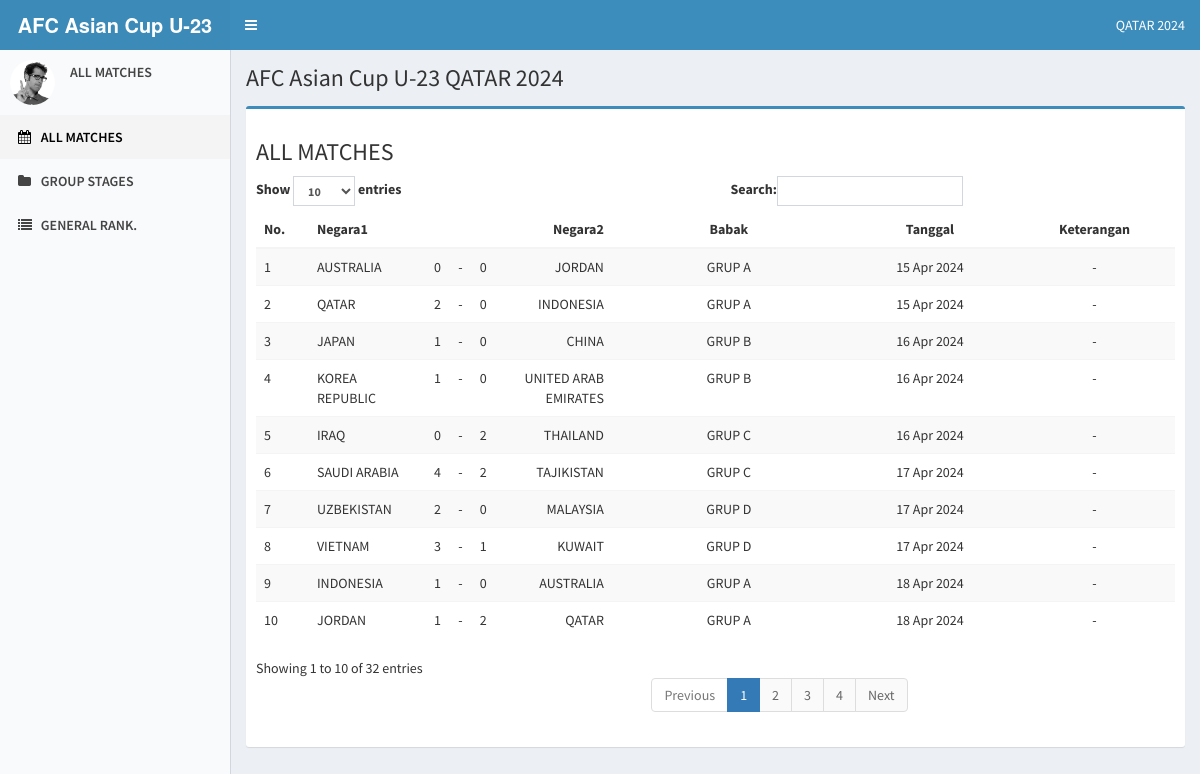
/index.php/pildun, run on the app's committed database.
### tables this page shows
CREATE TABLE IF NOT EXISTS `event` (
  `id` int NOT NULL AUTO_INCREMENT,
  `nama` varchar(200) NOT NULL,
  `nama2` varchar(200) NOT NULL,
  `nama3` varchar(10) NOT NULL,
  `winner` varchar(3) NOT NULL,
  PRIMARY KEY (`id`)
);

CREATE TABLE IF NOT EXISTS `pertandingan` (
  `id` int NOT NULL AUTO_INCREMENT,
  `negara1` char(3) NOT NULL,
  `skor1` int NOT NULL,
  `skor2` int NOT NULL,
  `negara2` char(3) NOT NULL,
  `babak` varchar(50) NOT NULL,
  `tanggal` date NOT NULL,
  `keterangan` varchar(50) NOT NULL DEFAULT '-',
  `event_id` int NOT NULL DEFAULT '0',
  PRIMARY KEY (`id`),
  UNIQUE KEY `negara1_negara2_event` (`negara1`,`negara2`,`event_id`,`tanggal`) USING BTREE
);

CREATE TABLE IF NOT EXISTS `negara` (
  `id` int NOT NULL AUTO_INCREMENT,
  `kode` varchar(3) NOT NULL,
  `negara` varchar(50) NOT NULL,
  `konfederasi` varchar(50) NOT NULL,
  `grup` char(1) NOT NULL,
  PRIMARY KEY (`id`),
  UNIQUE KEY `kode_negara` (`kode`)
);

### application/controllers/Pildun.php (called while the page is built, shortened)
<?php
class Pildun extends CI_Controller {
	public function __construct()
	{
		$this->load->model('M_pildun');
	}
	public function index()
	{
	    $data['event_name'] = $this->M_pildun->event()->row_array();
		$data['allm'] = $this->M_pildun->all_match()->result();
		$this->load->view('crud/pildun',$data);
	}
}

### index.php (called while the page is built, shortened)
<?php
require_once BASEPATH.'core/CodeIgniter.php';

### application/helpers/project_helper.php (called while the page is built, shortened)
<?php
	function get_event_id(){
	    return 7;
	}

### application/models/M_pildun.php (called while the page is built, shortened)
<?php
	class M_pildun extends CI_Model{
	    public function event($event_id=''){
	        if(empty($event_id)){
	            $event_id=get_event_id();
	        }
	        $res = $this->db->query("SELECT * FROM event WHERE id='$event_id'");
			return $res;
	    }
		public function all_match($event_id=''){
	        if(empty($event_id)){
	            $event_id=get_event_id();
	        }
			$res = $this->db->query("SELECT b.negara AS negara1,a.skor1,a.skor2,c.negara AS negara2,a.babak,a.tanggal,a.keterangan FROM pertandingan a LEFT JOIN negara b ON a.negara1=b.kode LEFT JOIN negara c ON a.negara2=c.kode WHERE a.event_id='$event_id'");
			return $res;
		}
	}

### application/views/crud/pildun.php (the view, shortened to what this page needs)
<!DOCTYPE html>
<html>
<head>
	<link rel="stylesheet" href="<?=base_url();?>template/bootstrap/css/bootstrap.min.css">
	<link rel="stylesheet" href="<?=base_url();?>template/bootstrap/css/font-awesome.css">
	<link rel="stylesheet" href="https://cdnjs.cloudflare.com/ajax/libs/ionicons/2.0.1/css/ionicons.min.css">
	<link rel="stylesheet" href="<?=base_url();?>template/dist/css/AdminLTE.min.css">
	<link rel="stylesheet" href="<?=base_url();?>template/dist/css/skins/_all-skins.min.css">
</head>
<body class="hold-transition skin-blue-light sidebar-mini">
	<header class="main-header">
		<a href="<?php echo base_url(); ?>" class="logo">
			<span class="logo-lg"><b><?php echo @$event_name['nama']; ?></b></span>
		</a>
		<nav class="navbar navbar-static-top">
			<a href="#" class="sidebar-toggle" data-toggle="offcanvas" role="button">
			</a>
			<div class="navbar-custom-menu">
				<ul class="nav navbar-nav">
					<li>
						<a href="#"><?php echo @$event_name['nama2']; ?></a>
					</li>
				</ul>
			</div>
		</nav>
	</header>
	<aside class="main-sidebar">
		<section class="sidebar">
			<div class="user-panel">
				<div class="pull-left image">
					<img src="<?=base_url();?>template/dist/img/user2-160x160.jpg" class="img-circle" alt="User Image">
				</div>
				<div class="pull-left info">
					<p>ALL MATCHES</p>
				</div>
			</div>
			<ul class="sidebar-menu">
				<li <?php echo($this->uri->segment(1)=='pildun'&&($this->uri->segment(2)=='index' OR $this->uri->segment(2)==''))?'class="active"':'';?>>
					<a href="<?php echo base_url('pildun/index'); ?>">
						<i class="fa fa-calendar"></i> <span>ALL MATCHES</span>
					</a>
				</li>
				<li <?php echo($this->uri->segment(1)=='pildun'&&$this->uri->segment(2)=='grup')?'class="active"':'';?>>
					<a href="<?php echo base_url('pildun/grup'); ?>">
						<i class="fa fa-folder"></i> <span>GROUP STAGES</span>
					</a>
				</li>
				<li <?php echo($this->uri->segment(1)=='pildun'&&$this->uri->segment(2)=='rekap')?'class="active"':'';?>>
					<a href="<?php echo base_url('pildun/rekap'); ?>">
						<i class="fa fa-list"></i> <span>GENERAL RANK.</span>
					</a>
				</li>
			</ul>
		</section>
	</aside>
	<div class="content-wrapper">
		<section class="content-header">
			<h1>
				<?php echo @$event_name['nama'].' '.@$event_name['nama2']; ?>
			</h1>
		</section>
		<section class="content">
			<div class="box box-primary">
				<div class="box-body" style="overflow-x:scroll;">
					<div class="row">
						<div class="col-md-12">
							<h3>ALL MATCHES</h3>
							<table class="table table-striped" id="dtTable">
								<thead>
									<tr>
										<th>No.</th>
										<th>Negara1</th>
										<th style="text-align:center;"></th>
										<th style="text-align:center;"></th>
										<th style="text-align:center;"></th>
										<th style="text-align:right;">Negara2</th>
										<th style="text-align:center;">Babak</th>
										<th style="text-align:center;">Tanggal</th>
										<th style="text-align:center;">Keterangan</th>
									</tr>
								</thead>
								<tbody>
									<?php foreach ($allm as $k => $v) { ?>
									<tr>
										<td width="50px"><?php echo $k+1; ?></td>
										<td width="110px"><?php echo $v->negara1; ?></td>
										<td width="15px" style="text-align:center;"><?php echo $v->skor1; ?></td>
										<td width="5px" style="text-align:center;">-</td>
										<td width="15px" style="text-align:center;"><?php echo $v->skor2; ?></td>
										<td width="110px" style="text-align:right;"><?php echo $v->negara2; ?></td>
										<td style="text-align:center;"><?php echo $v->babak; ?></td>
										<?php $tgl = date('d M Y',strtotime($v->tanggal)); ?>
										<td style="text-align:center;"><?php echo $tgl; ?></td>
										<td style="text-align:center;"><?php echo $v->keterangan; ?></td>
									</tr>
									<?php } ?>
								</tbody>
							</table>
						</div>
					</div>
				</div>
			</div>
		</section>
	</div>
</body>
</html>

### data on the page
event: nama "AFC Asian Cup U-23", nama2 "QATAR 2024"
pertandingan: negara.negara "AUSTRALIA", skor1 "0", skor2 "0", negara.negara "JORDAN", babak "GRUP A", tanggal "15 Apr 2024", keterangan "-"
pertandingan: negara.negara "QATAR", skor1 "2", skor2 "0", negara.negara "INDONESIA", babak "GRUP A", tanggal "15 Apr 2024", keterangan "-"
pertandingan: negara.negara "JAPAN", skor1 "1", skor2 "0", negara.negara "CHINA", babak "GRUP B", tanggal "16 Apr 2024", keterangan "-"
pertandingan: negara.negara "KOREA REPUBLIC", skor1 "1", skor2 "0", negara.negara "UNITED ARAB EMIRATES", babak "GRUP B", tanggal "16 Apr 2024", keterangan "-"
pertandingan: negara.negara "IRAQ", skor1 "0", skor2 "2", negara.negara "THAILAND", babak "GRUP C", tanggal "16 Apr 2024", keterangan "-"
pertandingan: negara.negara "SAUDI ARABIA", skor1 "4", skor2 "2", negara.negara "TAJIKISTAN", babak "GRUP C", tanggal "17 Apr 2024", keterangan "-"
pertandingan: negara.negara "UZBEKISTAN", skor1 "2", skor2 "0", negara.negara "MALAYSIA", babak "GRUP D", tanggal "17 Apr 2024", keterangan "-"
pertandingan: negara.negara "VIETNAM", skor1 "3", skor2 "1", negara.negara "KUWAIT", babak "GRUP D", tanggal "17 Apr 2024", keterangan "-"
pertandingan: negara.negara "INDONESIA", skor1 "1", skor2 "0", negara.negara "AUSTRALIA", babak "GRUP A", tanggal "18 Apr 2024", keterangan "-"
pertandingan: negara.negara "JORDAN", skor1 "1", skor2 "2", negara.negara "QATAR", babak "GRUP A", tanggal "18 Apr 2024", keterangan "-"
